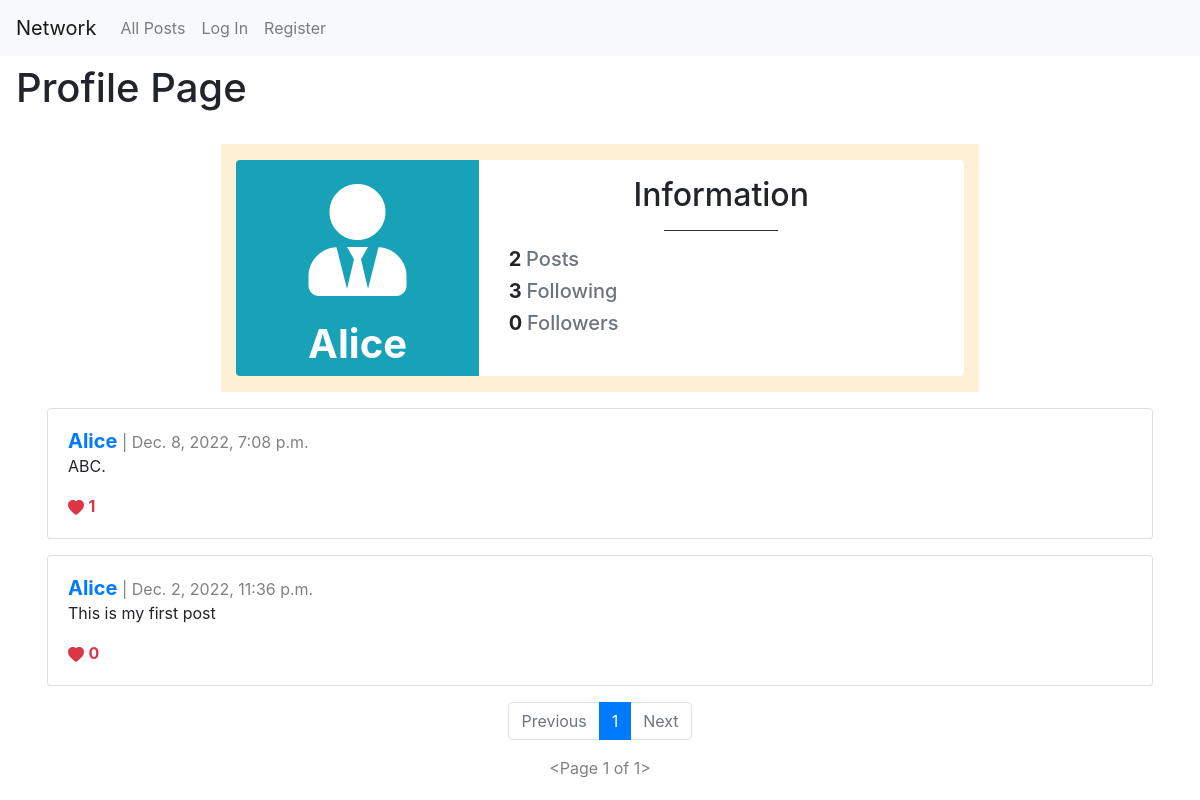
The page /profilePage/user1 on the database as committed earlier.
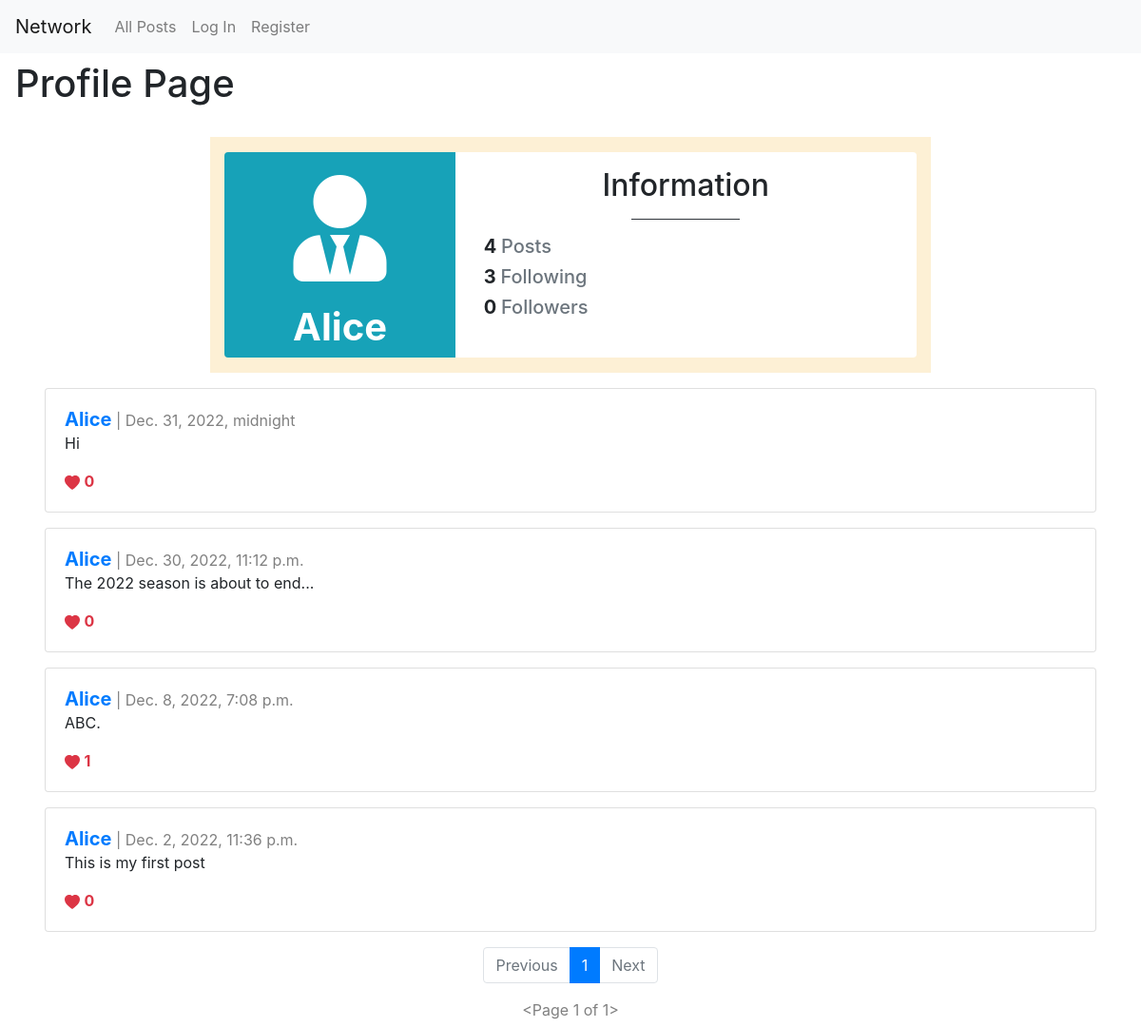
The same page on the database as committed later.
### network/models.py (models this page shows, shortened)
class Post(models.Model):
    author = models.ForeignKey("User", on_delete=models.CASCADE, related_name="user")
    description = models.CharField(max_length=1000)
    timestamp = models.DateTimeField(auto_now_add=True)

class User(AbstractUser):
    pass

### network/views.py (the view)
# urls.py: path("profilePage/user<int:user_id>", views.profilePage, name="profilePage"),
def profilePage(request, user_id):
    user = User.objects.get(pk=user_id) # User from the card
    posts = Post.objects.filter(author=user).order_by("id").reverse()
    following = Follow.objects.filter(user=user)
    follower = Follow.objects.filter(followedUser=user)
    try:
        checkingFollow = follower.filter(user=User.objects.get(pk=request.user.id))
        if len(checkingFollow) != 0:
            isFollowing = True
        else:
            isFollowing = False
    except:
        isFollowing = False
    totalLikes = Like.objects.all()
    postsLiked = []
    try:
        for like in totalLikes:
            if like.user.id == request.user.id:
                postsLiked.append(like.post.id)
    except:
        postsLiked = []
    p = Paginator(posts, 10)
    pageNumber = request.GET.get('page')
    postsPage = p.get_page(pageNumber)
    return render(request, "network/profile.html", {
        "posts": posts,
        "p": p,
        "postsPage": postsPage,
        "username": user.username,
        "userProfile": user,
        "following": following,
        "follower": follower,
        "isFollowing": isFollowing,
        "postsLiked": postsLiked,
        "totalLikes": totalLikes
    })

### network/templates/network/profile.html (shortened to what the changed rows need)
{% extends "network/layout.html" %}
{% block body %}
<div class="main-title">
    <h1>Profile Page</h1>
</div>
<div class="main-content">
    <div class="row d-flex justify-content-center">
        <div class="col-md-10 col-lg-8 mt-3" style="background: #fdf0d5">
            <div class="row">
                <div class="col-sm-4 bg-info rounded-left">
                    <div class="card-block text-center text-white">
                        <h1 class="font-weight-bold mt-4">{{username}}</h1>
                    </div>
                </div>
                <div class="col-sm-8 bg-white rounded-right">
                    <h2 class="mt-3 text-center">Information</h2>
                    <div class="row">
                        <div class="col-sm-12">
                            <h5><strong>{{ p.count }} </strong><span class="text-muted"> Posts</span></h5>
                        </div>
                    </div>
                </div>
            </div>
        </div>
    </div>
    {% for post in postsPage %}
    <div class="row">
        <div class="col">
            <div class="card h-100" id="post-grid">
                <div class="card-body">
                    <h5 style="display: inline" class="card-title"><a href="{% url 'profilePage' user_id=post.author.id %}"><strong>{{ post.author }}</strong></a></h5>
                    <div style="display: inline; color: gray;" class="card-date"> | {{ post.timestamp }}</div>
                    <p class="card-text" id="description{{post.id}}">{{ post.description }}</p>
                    <div class="card-buttonsContainer">
                        {% if user.is_authenticated %}
                            {% if post.id in postsLiked %}
                            <div align="left" class="card-button">
                                <button id="heartButton{{post.id}}" onClick="likeHandler('{{ post.id }}', '{{postsLiked}}', '{{post.post_like.count}}')" type="submit" name="heartButton" class="btn btn-outline-danger heartButton">
                                    <svg xmlns="http://www.w3.org/2000/svg" width="16" height="16" fill="currentColor"
                                        class="bi bi-heart-fill" viewBox="0 0 16 16">
                                        <path fill-rule="evenodd"
                                            d="M8 1.314C12.438-3.248 23.534 4.735 8 15-7.534 4.736 3.562-3.248 8 1.314z" />
                                    </svg>
                                    <strong>{{ post.post_like.count }}</strong>
                                </button>
                            </div>
                            {% else %}
                            <div align="left" class="card-button">
                                <button id="heartButton{{post.id}}" onClick="likeHandler('{{ post.id }}', '{{postsLiked}}', '{{post.post_like.count}}')" type="submit" name="heartButton" class="btn btn-outline-danger heartButton">
                                    <svg xmlns="http://www.w3.org/2000/svg" width="16" height="16" fill="currentColor" class="bi bi-heart" viewBox="0 0 16 16">
                                        <path d="m8 2.748-.717-.737C5.6.281 2.514.878 1.4 3.053c-.523 1.023-.641 2.5.314 4.385.92 1.815 2.834 3.989 6.286 6.357 3.452-2.368 5.365-4.542 6.286-6.357.955-1.886.838-3.362.314-4.385C13.486.878 10.4.28 8.717 2.01L8 2.748zM8 15C-7.333 4.868 3.279-3.04 7.824 1.143c.06.055.119.112.176.171a3.12 3.12 0 0 1 .176-.17C12.72-3.042 23.333 4.867 8 15z"/>
                                    </svg>
                                    <strong>{{ post.post_like.count }}</strong>
                                </button>
                            </div>
                            {% endif %}
                        {% else %}
                                <svg xmlns="http://www.w3.org/2000/svg" width="16" height="16" fill="#dc3545"
                                    class="bi bi-heart-fill" viewBox="0 0 16 16">
                                    <path fill-rule="evenodd"
                                        d="M8 1.314C12.438-3.248 23.534 4.735 8 15-7.534 4.736 3.562-3.248 8 1.314z" />
                                </svg>
                                <strong style="color: #dc3545">{{ post.post_like.count }}</strong>
                        {% endif %}
                    </div>
                </div>
            </div>
        </div>
    </div>
    {% endfor %}
    <nav aria-label="...">
        <ul class="pagination d-flex justify-content-center">
            {% for pageNumber in postsPage.paginator.page_range %}
                {% if postsPage.number == pageNumber %}
                    <li class="page-item active" aria-current="page">
                        <a class="page-link">{{pageNumber}}</a>
                    </li>
                {% else %}
                    <a href="?page={{ pageNumber }}" class="page-link">
                        {{ pageNumber }}
                    </a>
                {% endif %}
            {% endfor %}
        </ul>
    </nav>
</div>
{% endblock %}

Rows that differ between the two databases and show on the page:
added Post: author "Alice", timestamp "Dec. 31, 2022, midnight", description "Hi", post_like.count "0"
added Post: author "Alice", timestamp "Dec. 30, 2022, 11:12 p.m.", description "The 2022 season is about to end...", post_like.count "0"
Other text that changed with them:
{{ p.count }}: "2" → "4"
